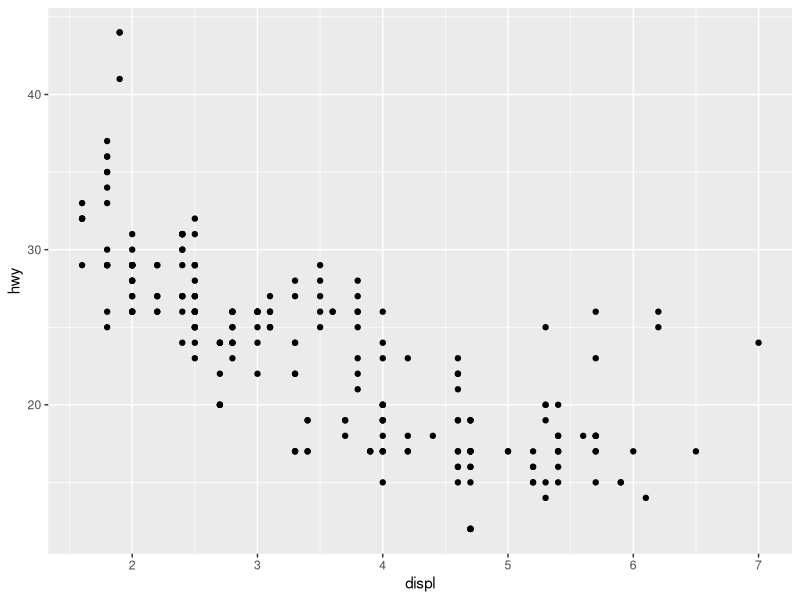
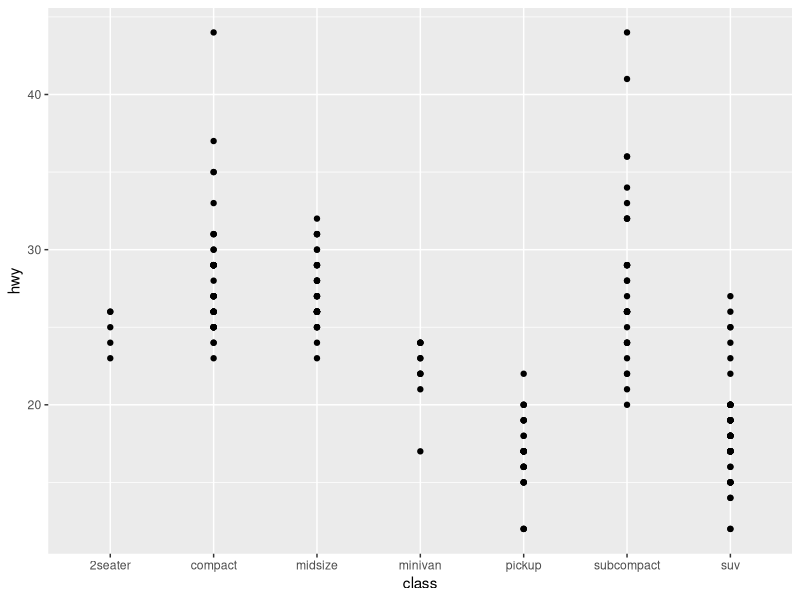
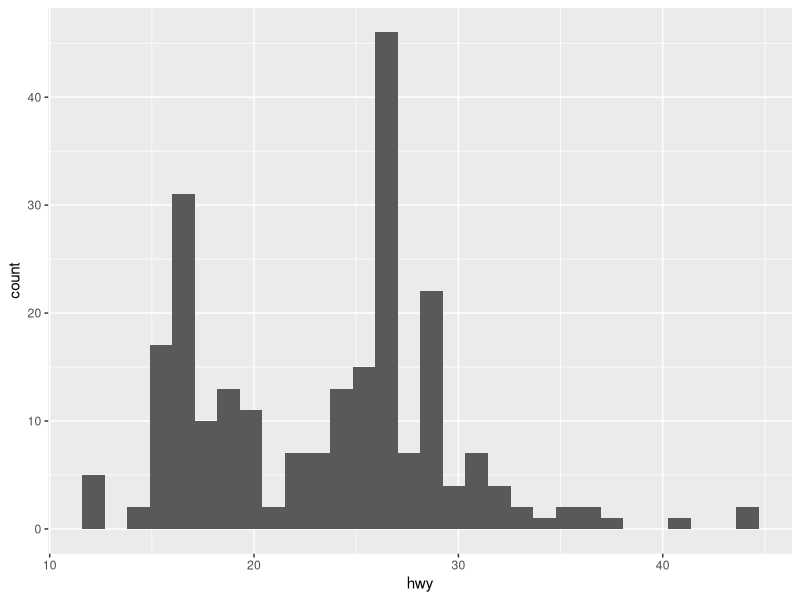
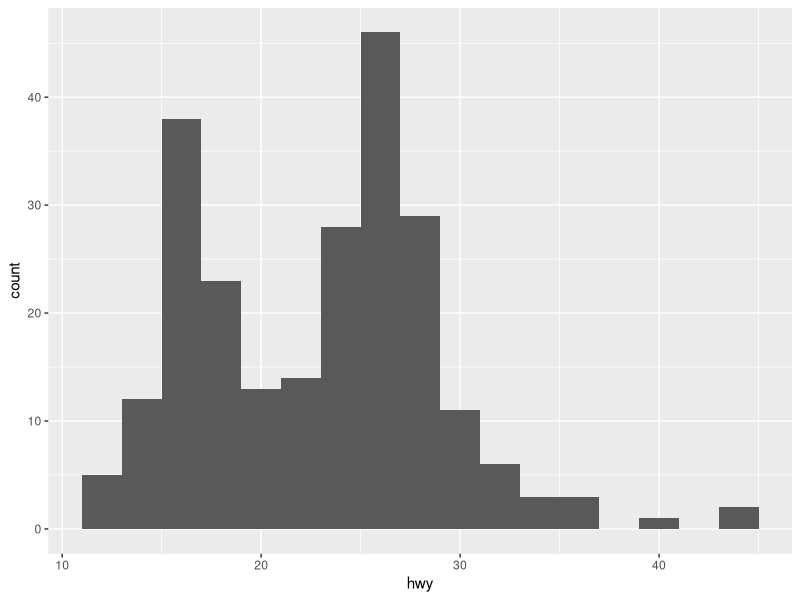
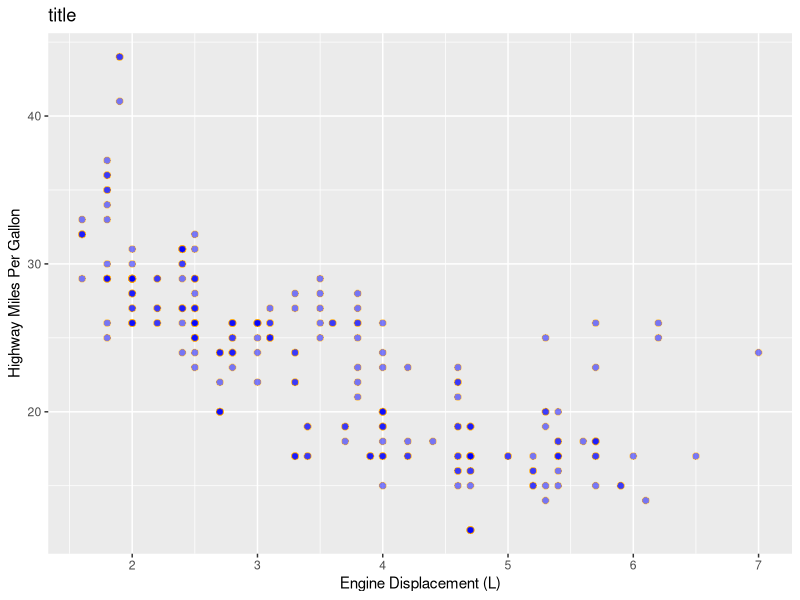
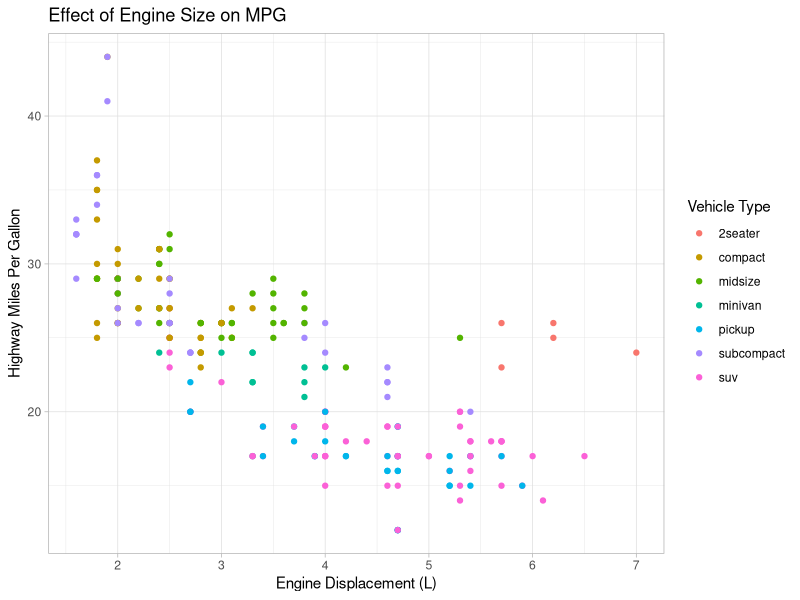
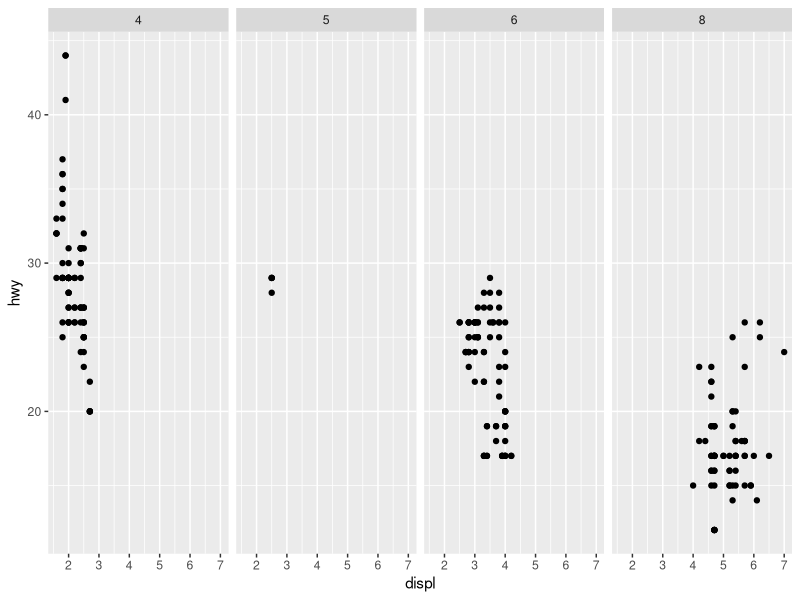
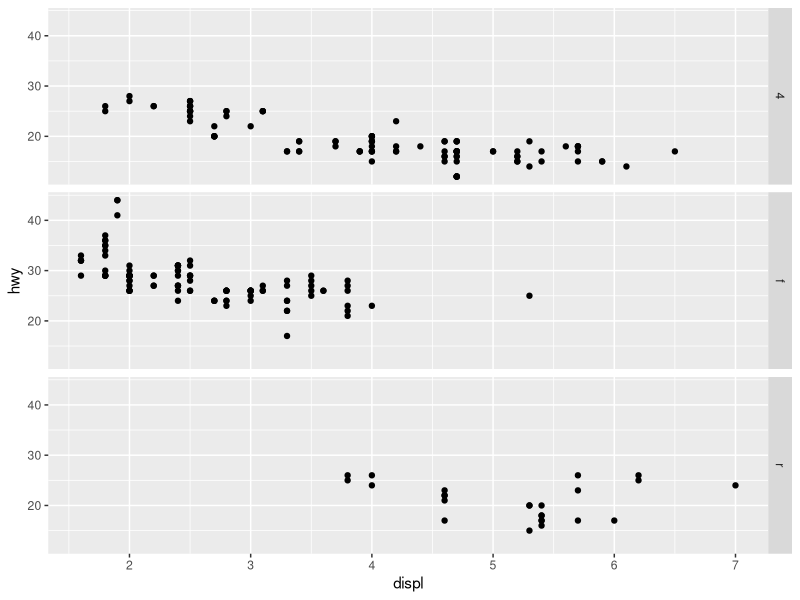

Write R code to recreate these figures, in order.
## ---- chunk 1
#| label: setup
#| include: false
library()
## ---- chunk 2
#| label: Load packages

library(tidyverse)
## ---- chunk 3
#| label: Car Dataset

# head() function creates a small display containing first and last data sections
head(mpg)
## ---- chunk 4
ggplot(data = mpg) +
  geom_point(mapping = aes(x = displ, y = hwy))
## ---- chunk 5
ggplot(data = mpg) +
  geom_point(mapping = aes(x = class, y = hwy))
## ---- chunk 6
#| label: histogram

ggplot(data = mpg) +
  geom_histogram(mapping = aes(x = hwy))
## ---- chunk 7
#| label: histogram binwidth adjust
#| fig-cap: Histogram with binwidth = 2

ggplot(data = mpg) +
  geom_histogram(mapping = aes(hwy), 
                 binwidth = 2)
## ---- chunk 8
#| label: Other Aesthetic Functions (color, shape, transparency)
#| fig-cap: "Aes adjustments to color, shape, alpha (transparency)"
#| fig-subcap:
#|   - "Use color/fill function outside aes (class not mentioned)"
#|   - "Use colour = class function within aes, and theme outside"
#| layout-ncol: 2
#| column: page

ggplot(data = mpg) +
  geom_point(mapping = aes(x = displ, y = hwy),
             size = 2,
             shape = 21,
             alpha = 0.5,
             color = "orange",
             fill = "blue"
             ) +
  labs(x = "Engine Displacement (L)",
       y = "Highway Miles Per Gallon", 
       title = "title")

ggplot(data = mpg) +
  geom_point(mapping = aes(x = displ, y = hwy, 
                           colour = class)) +
  labs(x = "Engine Displacement (L)",
       y = "Highway Miles Per Gallon", 
       color = "Vehicle Type",
       title = "Effect of Engine Size on MPG") +
  theme_light()
## ---- chunk 9
#| label: Facet Functions 
#| layout-ncol: 2 # Prints two graphs side-by-side
#| fig-cap: "Facet_wrap and Facet_grid functions"
#| fig-subcap: 
#|   - "facet_grid(. ~ cyl)"
#|   - "facet_grid(drv ~ .)"
#|   - "facet_grid(drv ~ cyl)"
#|   - "facet_wrap(~ class)"
#|   - "facet_grid(~ class)"

# Makes a plot that the commands below will modify
q <- ggplot(mpg) + geom_point(aes(x = displ, y = hwy))

# Generates an engine displacement vs highway mpg graph for each category of vehicle cylinder type. Graphs are stacked and value increments matched to a standard grid so comparisons can easily be made.
q + facet_grid(. ~ cyl) 

# Creates graph sub-types for each category of vehicle drive type (front- rear-, and 4-wheel drive)
q + facet_grid(drv ~ .)

# Splits graphs by vehicle drive type and cylinder size
q + facet_grid(drv ~ cyl)

# Makes unique graphs split by each car class. Axis value labels are placed or "wrapped" around the axis margins of outermost graphs
q + facet_wrap(~ class)

# Also splits graph by car class, but all graphs are symmetrically layed across the grid
q + facet_grid(~ class)
## ---- chunk 10
#| label: Bar Charts Colour vs Fill Functions
#| fig-cap: "colour for points or lines, fill for bars & boxes"
#| fig-subcap:
#|   - "Use fill = class function (within aes)"
#|   - "Use colour = class functiton (within aes)"
#|   - "Remove legend with guides function"
#| layout-row: 3 


# Use fill function
ggplot(data = mpg) +
geom_bar(mapping = aes(x = class, 
                       fill = class,
                       alpha = 0.5))

# Use colour function
ggplot(data = mpg) +
geom_bar(mapping = aes(x = class, 
                       colour = class,
                       alpha = 0.5))

# Use fill, and remove legend with guides(fill = "none") outside aes
ggplot(data = mpg) +
geom_bar(mapping = aes(x = class, 
                       fill = class,
                       alpha = 0.5)) +
  guides(fill = "none")


# Colour function best for points and lines; fill function appropriate for bars and boxes!
## ---- chunk 11
ggplot(mpg) + 
  geom_point(aes(displ, hwy)) +
  geom_smooth(aes(displ, hwy)) 
  ggsave("example.jpg")
